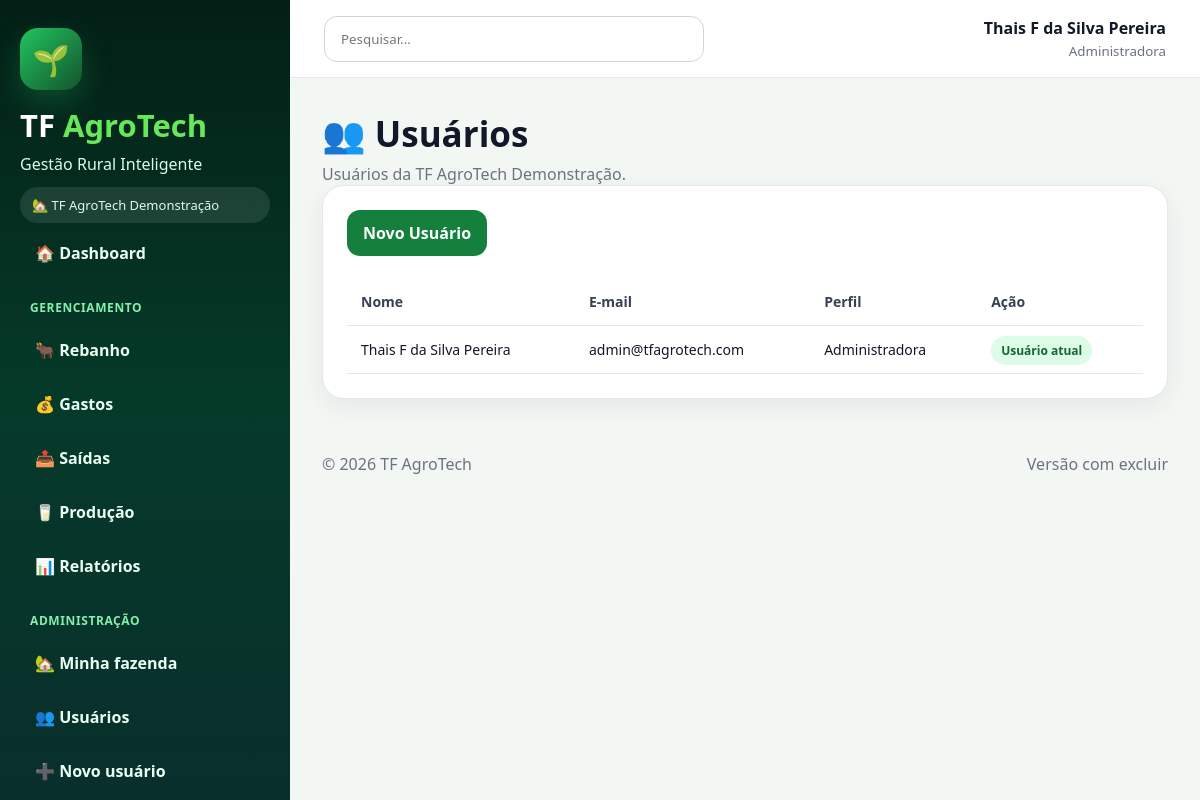
/usuarios (signed in), run on the app's committed database.
### tables this page shows
CREATE TABLE usuarios (
        id INTEGER PRIMARY KEY AUTOINCREMENT,
        nome TEXT NOT NULL,
        email TEXT UNIQUE NOT NULL,
        senha TEXT NOT NULL,
        perfil TEXT NOT NULL,
        propriedade_id INTEGER,
        criado_em TEXT
    );

### app.py (the view)
@app.route("/usuarios")
@login_obrigatorio
def usuarios():
    banco = conectar()
    usuarios = banco.execute("SELECT * FROM usuarios WHERE propriedade_id=? ORDER BY id DESC", (propriedade_atual(),)).fetchall()
    banco.close()
    return render_template("usuarios.html", usuarios=usuarios)

### app.py (called while the page is built)
def conectar():
    banco = sqlite3.connect(DB_NAME)
    banco.row_factory = sqlite3.Row
    return banco

def login_obrigatorio(f):
    @wraps(f)
    def wrapper(*args, **kwargs):
        if "usuario_id" not in session:
            return redirect(url_for("login"))
        return f(*args, **kwargs)
    return wrapper

def propriedade_atual():
    return session.get("propriedade_id")

### templates/usuarios.html
{% extends "base.html" %}{% block conteudo %}<section class="content"><div class="title"><h2>👥 Usuários</h2><p>Usuários da {{ session.get("propriedade_nome") }}.</p></div><div class="box">{% with mensagens = get_flashed_messages() %}{% if mensagens %}{% for msg in mensagens %}<div class="message">{{ msg }}</div>{% endfor %}{% endif %}{% endwith %}<a class="btn" href="/cadastro_usuario">Novo Usuário</a><br><br><table class="table"><tr><th>Nome</th><th>E-mail</th><th>Perfil</th><th>Ação</th></tr>{% for u in usuarios %}<tr><td>{{ u['nome'] }}</td><td>{{ u['email'] }}</td><td>{{ u['perfil'] }}</td><td>{% if u['id'] != session.get('usuario_id') %}<a class="btn btn-danger" onclick="return confirm('Excluir este usuário?')" href="/excluir_usuario/{{ u['id'] }}">Excluir</a>{% else %}<span class="badge">Usuário atual</span>{% endif %}</td></tr>{% endfor %}</table></div></section>{% endblock %}

### templates/base.html
<!DOCTYPE html><html lang="pt-br"><head><meta charset="UTF-8"><meta name="viewport" content="width=device-width, initial-scale=1.0"><title>{{ titulo or "TF AgroTech" }}</title><link rel="stylesheet" href="{{ url_for('static', filename='css/style.css') }}"></head><body><div class="app"><aside class="sidebar"><div class="brand"><div class="logo-mark">🌱</div><h1>TF <span>AgroTech</span></h1><p>Gestão Rural Inteligente</p><div class="property-pill">🏡 {{ session.get("propriedade_nome", "Propriedade") }}</div></div><nav class="nav"><a class="{{ 'active' if ativo=='dashboard' else '' }}" href="/">🏠 Dashboard</a><p class="menu-title">GERENCIAMENTO</p><a class="{{ 'active' if ativo=='rebanho' else '' }}" href="/rebanho">🐂 Rebanho</a><a class="{{ 'active' if ativo=='gastos' else '' }}" href="/gastos">💰 Gastos</a><a class="{{ 'active' if ativo=='saidas' else '' }}" href="/saidas">📤 Saídas</a><a class="{{ 'active' if ativo=='producao' else '' }}" href="/producao">🥛 Produção</a><a class="{{ 'active' if ativo=='relatorios' else '' }}" href="/relatorios">📊 Relatórios</a><p class="menu-title">ADMINISTRAÇÃO</p><a href="/propriedade">🏡 Minha fazenda</a><a href="/usuarios">👥 Usuários</a><a href="/cadastro_usuario">➕ Novo usuário</a><a href="/backup">☁️ Backup</a><a href="/sair">🚪 Sair</a></nav><div class="sidebar-card"><strong>🗑️ Exclusões ativadas</strong><p>Usuários, gastos, saídas e produção agora podem ser excluídos.</p></div></aside><main class="main"><header class="topbar"><input class="search" placeholder="Pesquisar..."><div class="user"><strong>{{ session.get("usuario_nome", "Usuário") }}</strong><small>{{ session.get("usuario_perfil", "Perfil") }}</small></div></header>{% block conteudo %}{% endblock %}<footer class="footer"><span>© 2026 TF AgroTech</span><span>Versão com excluir</span></footer></main></div></body></html>

### static/css/style.css (style rules this page uses)
* { margin:0;padding:0;box-sizing:border-box;font-family:Segoe UI,Arial,sans-serif }
body { background:#f3f7f4;color:#111827 }
.app { display:flex;min-height:100vh }
.sidebar { width:290px;background:linear-gradient(180deg,#031f16,#053a29,#092f2c);color:#fff;padding:28px 20px;position:fixed;height:100vh;overflow:auto }
.logo-mark { width:62px;height:62px;border-radius:18px;background:linear-gradient(135deg,#22c55e,#14532d);display:flex;align-items:center;justify-content:center;font-size:30px;box-shadow:0 12px 30px rgba(34,197,94,.25);margin-bottom:14px }
.brand h1 { font-size:31px;font-weight:900 }
.brand span { color:#67e85b }
.brand p { color:#d7ffe8;margin-top:7px }
.property-pill { margin-top:12px;background:rgba(255,255,255,.10);padding:9px 12px;border-radius:999px;font-size:13px;color:#dcfce7 }
.menu-title { font-size:12px;color:#86efac;font-weight:900;margin:22px 10px 10px;letter-spacing:.6px }
.nav a { display:flex;align-items:center;gap:12px;color:#eafff2;text-decoration:none;padding:13px 15px;border-radius:14px;margin:6px 0;font-weight:800 }
.main { margin-left:290px;width:calc(100% - 290px) }
.topbar { height:78px;background:#fff;border-bottom:1px solid #e5e7eb;display:flex;align-items:center;justify-content:space-between;padding:0 34px;position:sticky;top:0;z-index:2 }
.search { width:380px;padding:13px 16px;border:1px solid #d1d5db;border-radius:13px }
.user { text-align:right }
.user strong { display:block }
.user small { color:#6b7280 }
.content { padding:32px }
.title h2 { font-size:35px;margin-bottom:6px }
.title p { color:#6b7280 }
.card,.box { background:#fff;border:1px solid #e5e7eb;border-radius:22px;box-shadow:0 8px 26px rgba(15,23,42,.065) }
.box { padding:24px }
.table { width:100%;border-collapse:collapse }
.table th,.table td { padding:14px;border-bottom:1px solid #e5e7eb;text-align:left;font-size:14px }
.table th { color:#374151 }
.badge { padding:6px 10px;border-radius:999px;font-weight:800;font-size:12px;background:#dcfce7;color:#166534 }
.btn { border:0;background:#15803d;color:#fff;padding:12px 16px;border-radius:13px;font-weight:900;cursor:pointer;text-decoration:none;display:inline-block }
.footer { padding:22px 32px;color:#6b7280;display:flex;justify-content:space-between }

### data on the page
usuarios: get "Thais F da Silva Pereira", get "Administradora", nome "Thais F da Silva Pereira", email "admin@tfagrotech.com", perfil "Administradora", shows "Usuário atual"

### other printed values
{{ session.get("propriedade_nome", "Propriedade") }} "TF AgroTech Demonstração"
{{ session.get("propriedade_nome") }} "TF AgroTech Demonstração"
